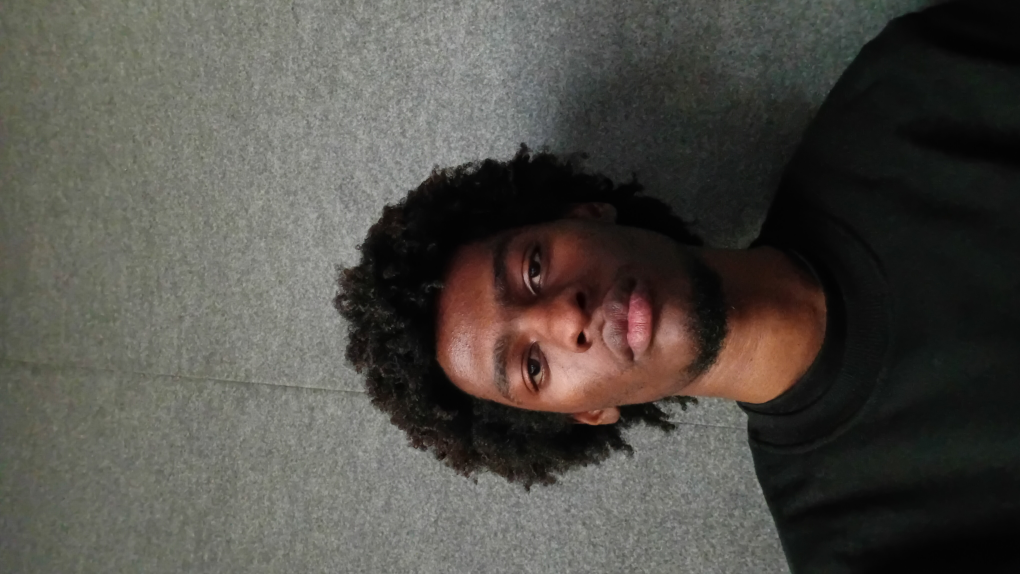
#> input picture media/images/Placide_neutral.jpg, 4080 x 2296 px (shown at 1/4 size); its folder holds only this picture in this run
$ jupyter execute --allow-errors image_processing.ipynb   (shell and % lines are left out)
#> lines starting #> are read from the running program, lines starting #| are printed output that depends on the picture
<a href="https://colab.research.google.com/github/ShamiPlacide/ML_Pipeline_F2_Data_Processing/blob/master/image_processing.ipynb" target="_parent"></a>

# Multimodal Data Preprocessing: Image Pipeline and Face Recognition Model

**What this notebook does**
1. Load every member's face photos
2. Display them in a grid
3. Augment each photo (rotate, flip, grayscale, brightness)
4. Extract features from every image and save `image_features.csv`
5. Train and evaluate the face recognition model
6. Choose a confidence threshold for rejecting strangers
7. Save the model as `face_model.joblib`

**Photo naming rule:** `name_expression.jpg`, all lowercase, one underscore.
Example: `alice_neutral.jpg`, `alice_smiling.jpg`, `alice_surprised.jpg`

## 0. Setup (Google Colab)
This cell downloads the repo the first time and pulls the latest photos every time after that. Run it first.

[cell 1]
import os, subprocess

REPO = "ML_Pipeline_F2_Data_Processing"

# First run in a new Colab session: download the repo
if not os.path.exists(REPO) and not os.getcwd().endswith("notebooks"):
    subprocess.run(["git", "clone", f"https://github.com/ShamiPlacide/ML_Pipeline_F2_Data_Processing"], check=True)
#> (this line was passed over: subprocess is not available in this run)

# Move into the notebooks folder (skip if we are already there)
if os.path.exists(REPO):
    os.chdir(f"ML_Pipeline_F2_Data_Processing/notebooks")

# Get the newest photos teammates have pushed
print(subprocess.run(["git", "pull"], capture_output=True, text=True).stdout)
#> (this line was passed over: subprocess is not available in this run)
print("Working folder:", os.getcwd())

[cell 2]
from pathlib import Path
import numpy as np
import pandas as pd
import matplotlib.pyplot as plt
from PIL import Image, ImageOps, ImageEnhance
from skimage.feature import hog

[cell 3]
# Where things live (relative to where this notebook is run)
ORIGINAL_DIR  = Path("../media/images")    # input photos
AUGMENTED_DIR = Path("../media/images/augmented")    # augmented photos get saved here
OUTPUT_CSV    = Path("../data/processed/image_features.csv")
FIGURES_DIR   = Path("../reports/figures")

EXPRESSIONS = ["neutral", "smiling", "surprised"]
IMG_SIZE    = (128, 128)   # every image is resized to this before feature extraction
HIST_BINS   = 8            # number of bins per color channel in the histogram

# Create output folders if they don't exist yet
for folder in [AUGMENTED_DIR, OUTPUT_CSV.parent, FIGURES_DIR]:
    folder.mkdir(parents=True, exist_ok=True)

## 1. Load the images
For each file: skip it if it's not a photo, read the member and expression from the filename, open the picture, and store everything in a list called `records`.

[cell 4]
records = []

for path in sorted(ORIGINAL_DIR.glob("*")):
    # skip anything that isn't a picture
    if path.suffix.lower() not in {".jpg", ".jpeg", ".png"}:
        continue

    # "alice_smiling.jpg" -> ["alice", "smiling"]
    parts = path.stem.lower().split("_")
    if len(parts) != 2 or parts[1] not in EXPRESSIONS:
        print(f"[skip] {path.name} does not match <member>_<expression>")
        continue

    member, expression = parts

    # open the photo; exif_transpose fixes phone photos stored sideways;
    # convert("RGB") makes sure all images have the same 3 colour channels
    img = ImageOps.exif_transpose(Image.open(path)).convert("RGB")
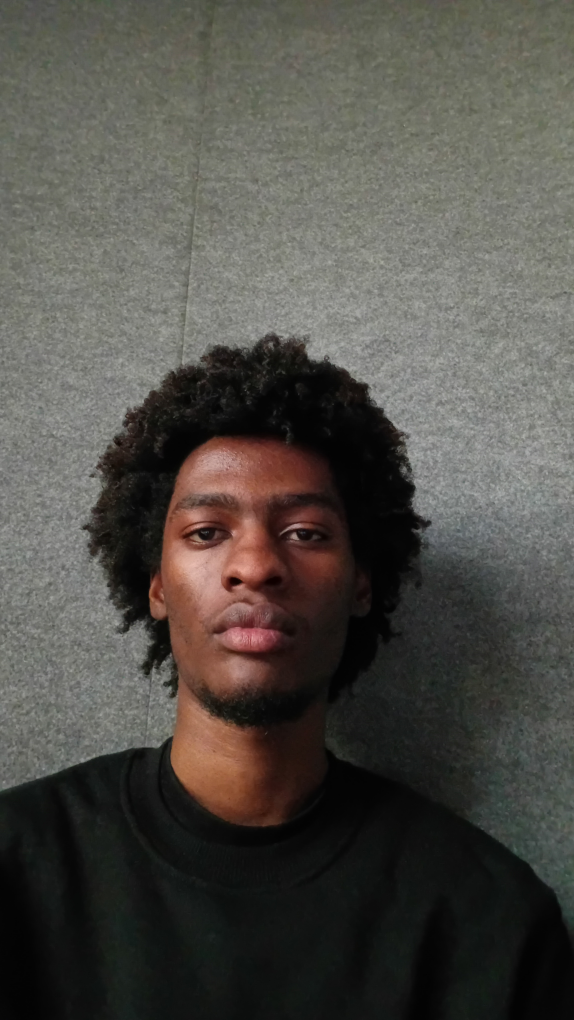
#> img: PIL image 2296x4080 RGB (shown at 1/4 size); mean R, G, B 80.6, 78, 72.4

    records.append({"member": member, "expression": expression,
                    "path": path, "image": img})

print(f"Loaded {len(records)} images from {len({r['member'] for r in records})} members")
#| Loaded 1 images from 1 members

[cell 5]
# Check: every member should have all 3 expressions
check = pd.DataFrame(records).groupby("member")["expression"].apply(sorted)
print(check)
#| member
#| placide    [neutral]
#| Name: expression, dtype: object

for m, exprs in check.items():
    missing = set(EXPRESSIONS) - set(exprs)
    if missing:
        print(f"WARNING: {m} is missing {missing}")
#> this loop made 1 pass
#> (m, exprs) on pass 1: ('placide', ['neutral'])
#| WARNING: placide is missing {'smiling', 'surprised'}

## 2. Display sample pictures
One row per member, one column per expression.

[cell 6]
members = sorted({r["member"] for r in records})
#> members = ['placide']
lookup = {(r["member"], r["expression"]): r["image"] for r in records}
#> lookup = 1 item

fig, axes = plt.subplots(len(members), 3, figsize=(9, 3 * len(members)), squeeze=False)

for i, m in enumerate(members):
    for j, e in enumerate(EXPRESSIONS):
        ax = axes[i][j]
        ax.axis("off")
        if (m, e) in lookup:          # only draw if the photo exists
            ax.imshow(lookup[(m, e)])
        ax.set_title(f"{m} - {e}")
#> this loop made 1 pass

plt.tight_layout()
plt.savefig(FIGURES_DIR / "image_samples.png", dpi=150)
plt.show()

## 3. Augmentation
Augmentation creates modified copies of each photo. This gives the face model more training examples and makes it handle small changes in angle and light.

| Name | What it does |
|---|---|
| rot15 / rot-15 | rotate 15 degrees left / right |
| flip | mirror left-to-right |
| gray | convert to grayscale |
| bright / dark | make brighter / darker |

[cell 7]
AUGMENTATIONS = {
    "rot15":  lambda im: im.rotate(15,  fillcolor=(0, 0, 0)),
    "rot-15": lambda im: im.rotate(-15, fillcolor=(0, 0, 0)),
    "flip":   lambda im: ImageOps.mirror(im),
    "gray":   lambda im: ImageOps.grayscale(im).convert("RGB"),
    "bright": lambda im: ImageEnhance.Brightness(im).enhance(1.4),
    "dark":   lambda im: ImageEnhance.Brightness(im).enhance(0.6),
}

all_images = []   # originals + augmented copies

for r in records:
    # keep the original, marked as such
    all_images.append({**r, "augmentation": "none", "is_original": True,
                       "source_image": r["path"].name})

    # make each augmented copy, save it to disk, and add it to the list
    for name, fn in AUGMENTATIONS.items():
        aug = fn(r["image"])
        aug_path = AUGMENTED_DIR / f"{r['path'].stem}_{name}.jpg"
        aug.save(aug_path)
        all_images.append({"member": r["member"], "expression": r["expression"],
                           "path": aug_path, "image": aug,
                           "augmentation": name, "is_original": False,
                           "source_image": r["path"].name})
#> this loop made 1 pass
#> pass 1, `aug.save(aug_path)`:
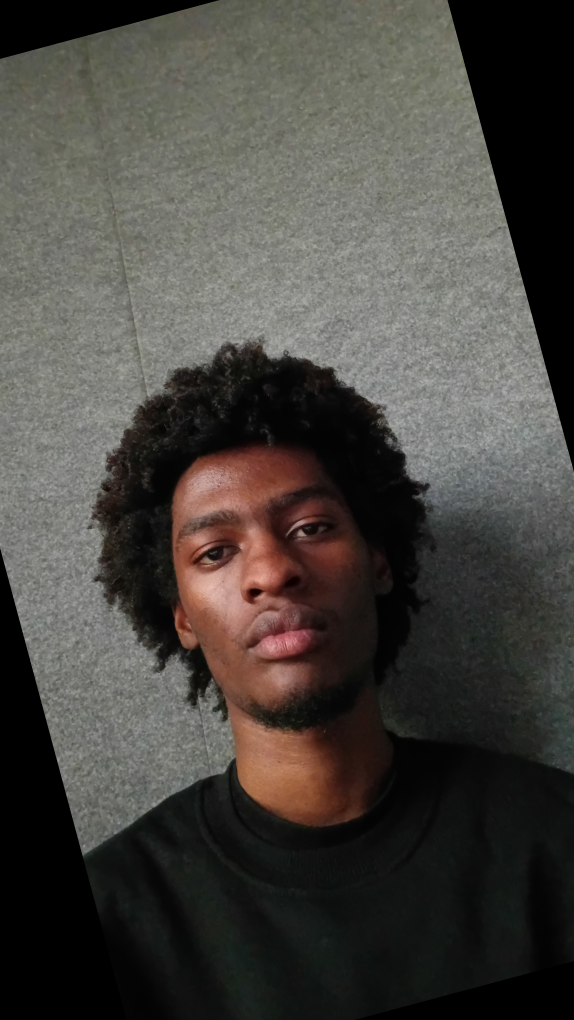
#> saved as Placide_neutral_rot15.jpg: PIL image 2296x4080 RGB (shown at 1/4 size); mean R, G, B 71.9, 68.9, 64
#> pass 1, `aug.save(aug_path)`:
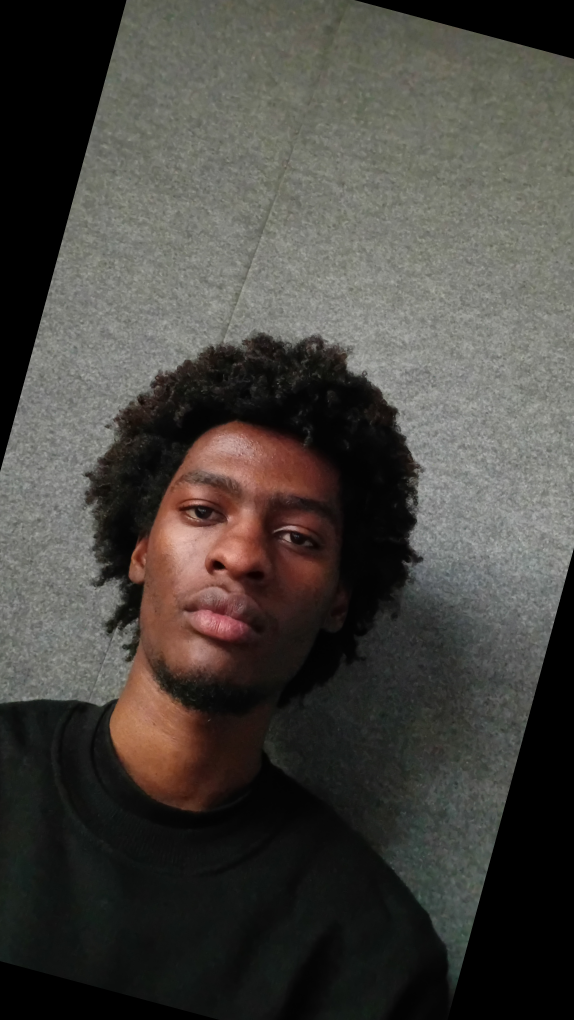
#> saved as Placide_neutral_rot-15.jpg: PIL image 2296x4080 RGB (shown at 1/4 size); mean R, G, B 71.7, 68.8, 64
#> pass 1, `aug.save(aug_path)`:
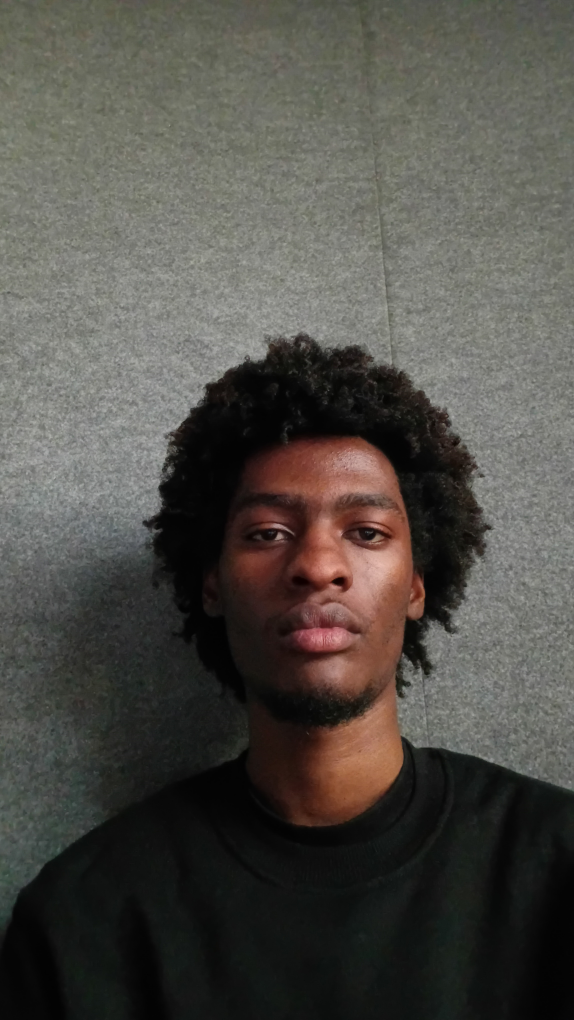
#> saved as Placide_neutral_flip.jpg: PIL image 2296x4080 RGB (shown at 1/4 size); mean R, G, B 80.6, 78, 72.4
#> after the loop:
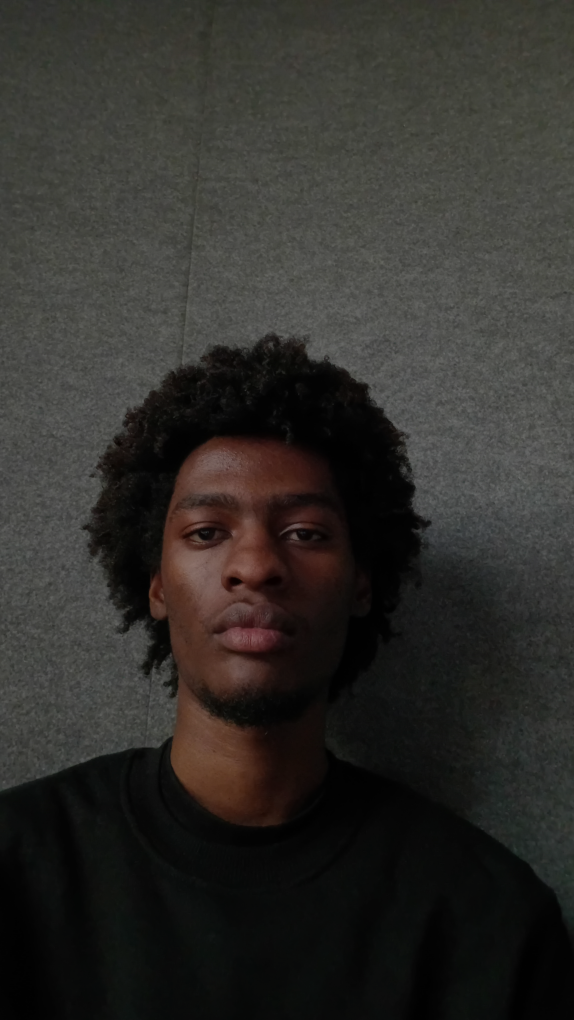
#> aug: PIL image 2296x4080 RGB (shown at 1/4 size); mean R, G, B 48, 46.4, 43
#> after the loop, all_images = 7 items

print(f"{len(records)} originals -> {len(all_images)} images in total")
#| 1 originals -> 7 images in total

[cell 8]
# Show one original next to all of its augmentations
first = records[0]["path"].name
#> first = 'Placide_neutral.jpg'
group = [r for r in all_images if r["source_image"] == first]
#> group = 7 items

fig, axes = plt.subplots(1, len(group), figsize=(2.5 * len(group), 3))
for ax, r in zip(axes, group):
    ax.imshow(r["image"])
    ax.set_title(r["augmentation"], fontsize=9)
    ax.axis("off")
#> this loop made 7 passes

plt.tight_layout()
plt.savefig(FIGURES_DIR / "augmentations.png", dpi=150)
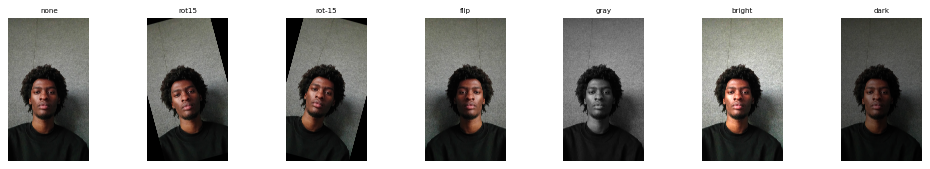
#> figure drawn by matplotlib, 7 panels
plt.show()

## 4. Feature extraction
Models can't read pictures directly, so we turn each image into a row of numbers.

| Feature | What it captures |
|---|---|
| Intensity stats | average brightness and contrast |
| Color histogram | how much of each colour (R, G, B) the image contains |
| HOG | shapes and edges (face outline, eyes, mouth) |

[cell 9]
def color_histogram(img):
    # count pixels in HIST_BINS ranges for each of R, G, B
    arr = np.asarray(img)
    feats = []
    for c in range(3):
        counts, _ = np.histogram(arr[..., c], bins=HIST_BINS, range=(0, 256))
        feats.append(counts / counts.sum())   # turn counts into proportions
    return np.concatenate(feats)

def hog_features(img):
    # HOG works on grayscale; it measures edge directions in small cells
    gray = np.asarray(ImageOps.grayscale(img))
    return hog(gray, orientations=9, pixels_per_cell=(32, 32),
               cells_per_block=(2, 2), feature_vector=True)

def extract_features(img):
    img = img.resize(IMG_SIZE)                       # same size for every image
#> img: PIL image 128x128 RGB
    gray = np.asarray(ImageOps.grayscale(img), dtype=float)
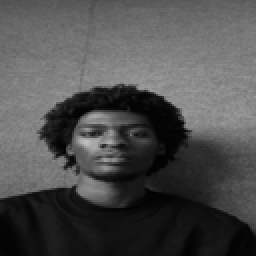
#> gray: shape (128, 128) float64 (shown 2 times larger); min 1, max 191, mean 78.1

    feats = {"mean_intensity": gray.mean(), "std_intensity": gray.std()}
#> feats = {'mean_intensity': 78.14, 'std_intensity': 49.52}
    for i, v in enumerate(color_histogram(img)):
        feats[f"hist_{i}"] = v
#> this loop made 24 passes
#> v on passes 1 to 12: 0.312, 0.0811, 0.0847, 0.308, 0.194, 0.0159, 0.00439, 0, 0.33, 0.0789, 0.0941, 0.298
#> after the loop, feats = 26 items
    for i, v in enumerate(hog_features(img)):
        feats[f"hog_{i}"] = v
#> this loop made 324 passes
#> v on passes 1 to 3: 0.0921, 0.06, 0.0874
#> after the loop, feats = 350 items
    return feats

[cell 10]
# quick test on a single image
test = extract_features(records[0]["image"])
#> test = 350 items
print(f"{len(test)} features for one image")
#| 350 features for one image

## 5. Build and save `image_features.csv`
One row per image (originals and augmented), with labels first and features after.

Columns `member`, `expression`, `augmentation`, `is_original`, `source_image` are the labels.
`source_image` is the original photo each row came from. Whoever trains the face model must **split train/test by `source_image`** so copies of the same photo never land on both sides.

[cell 11]
rows = []
for r in all_images:
    row = {"member": r["member"], "expression": r["expression"],
           "augmentation": r["augmentation"], "is_original": r["is_original"],
           "source_image": r["source_image"], "image_path": str(r["path"])}
    row.update(extract_features(r["image"]))
    rows.append(row)
#> this loop made 7 passes
#> pass 2, in extract_features (call 3), `gray = np.asarray(ImageOps.grayscale(img), dtype=float)`:
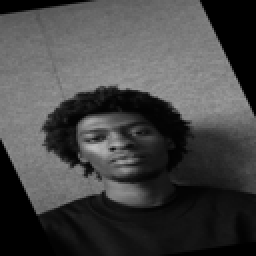
#> gray: shape (128, 128) float64 (shown 2 times larger); min 0, max 191, mean 69.3
#> pass 3, in extract_features (call 4), `img = img.resize(IMG_SIZE)`:
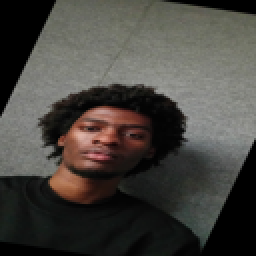
#> img: PIL image 128x128 RGB (shown 2 times larger); mean R, G, B 71.7, 68.8, 64
#> after the loop, rows = 7 items

df = pd.DataFrame(rows)
#> df = table of 7 rows and 356 columns
#> (the rest of this cell did not finish here and is left out)

[cell 12]
# Final checks
print(df[["member", "expression", "augmentation", "is_original"]].head(10))
#|     member expression augmentation  is_original
#| 0  placide    neutral         none         True
#| 1  placide    neutral        rot15        False
#| 2  placide    neutral       rot-15        False
#| 3  placide    neutral         flip        False
#| 4  placide    neutral         gray        False
#| 5  placide    neutral       bright        False
#| 6  placide    neutral         dark        False
print()
print("Rows per member:")
print(df["member"].value_counts())
#| member
#| placide    7
#| Name: count, dtype: int64
print()
print("Missing values:", df.isna().sum().sum())
#| Missing values: 0

## 6. Face recognition model

**Goal:** given a face photo, say which member it is.

**Avoiding leakage:** every photo has 7 rows (the original plus 6 augmented copies). If we split rows randomly, a copy of a photo could land in training while the original lands in testing, and the scores would look better than they really are. We split by **photo** (`source_image`) instead, so all 7 versions of a photo stay on the same side.

**First test:** hold out every member's *smiling* photo, train on the neutral and surprised photos.

#> (a cell that did not finish here is left out)

[cell 14]
from sklearn.pipeline import make_pipeline
from sklearn.preprocessing import StandardScaler
from sklearn.linear_model import LogisticRegression
from sklearn.metrics import accuracy_score, f1_score, log_loss

# Feature columns = everything except the label/info columns
label_cols = ["member", "expression", "augmentation", "is_original",
              "source_image", "image_path"]
feature_cols = [c for c in df.columns if c not in label_cols]
#> feature_cols = 350 items, first 6: 'mean_intensity', 'std_intensity', 'hist_0', 'hist_1', 'hist_2', 'hist_3'

#> (the rest of this cell did not finish here and is left out)

## 7. Evaluation: leave one expression out
One test on one split is shaky with so few photos. Here every expression takes a turn as the test set (train on the other two), and the three results are averaged. The confusion matrix rows are the real person and the columns are the model's guess.

[cell 15]
from sklearn.metrics import confusion_matrix

#> (the rest of this cell did not finish here and is left out)

[cell 16]
results = []
#> (the rest of this cell did not finish here and is left out)

## 8. Confidence threshold
The model always names someone, even for a stranger. We reject any prediction whose top confidence is below a **threshold**.

1. Record the confidence on members' photos (held-out expressions).
2. Record the confidence on *strangers*, simulated by training without one member and testing on that member.
3. Compare the two across candidate thresholds.

[cell 17]
rows = []
#> (the rest of this cell did not finish here and is left out)

[cell 18]
stranger_rows = []
#> (the rest of this cell did not finish here and is left out)

#> (a cell that did not finish here is left out)

**Chosen threshold: 0.98.** It rejects most strangers while still accepting most members. Going to 0.99 costs more member acceptance than it gains in stranger rejection.

**Limitation:** the features describe the whole photo, including the background, not just the face. Two people with similar backgrounds can be confused, and no threshold catches that. Cropping to the face or using face embeddings would improve this.

## 9. Train the final model and save it
The final model is trained on **all** photos so it has seen every expression of every member. The file also stores the feature column list and the threshold, so `predict.py` can use all three together.

[cell 20]
import joblib

THRESHOLD = 0.99

# Final model: train on ALL photos (every expression, every member)
final_model = make_pipeline(StandardScaler(), LogisticRegression(max_iter=1000))
#> (the rest of this cell did not finish here and is left out)

[cell 21]
from PIL import Image, ImageOps
import matplotlib.pyplot as plt

fig, ax = plt.subplots(1, 2, figsize=(8, 5))
ax[0].imshow(ImageOps.exif_transpose(Image.open("../media/images/unauthorized/IMG_0458.jpeg")))
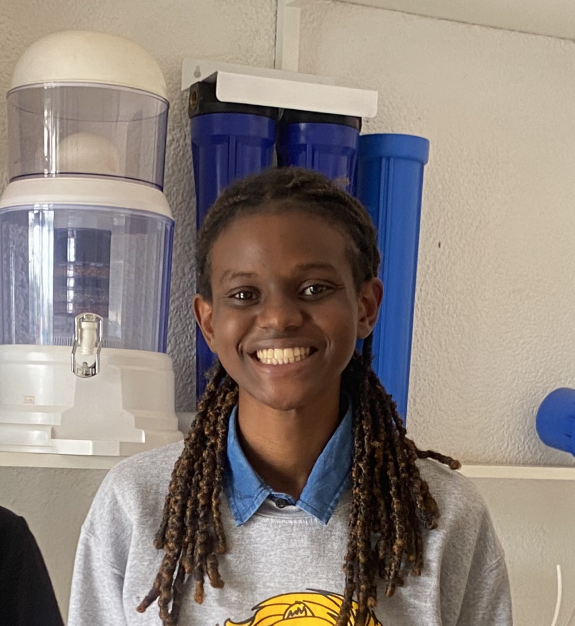
#> input picture media/images/unauthorized/IMG_0458.jpeg, 1149 x 1251 px, found by its file name (shown at 1/2 size)
ax[0].set_title("unauthorized photo")
#> (the rest of this cell did not finish here and is left out)
